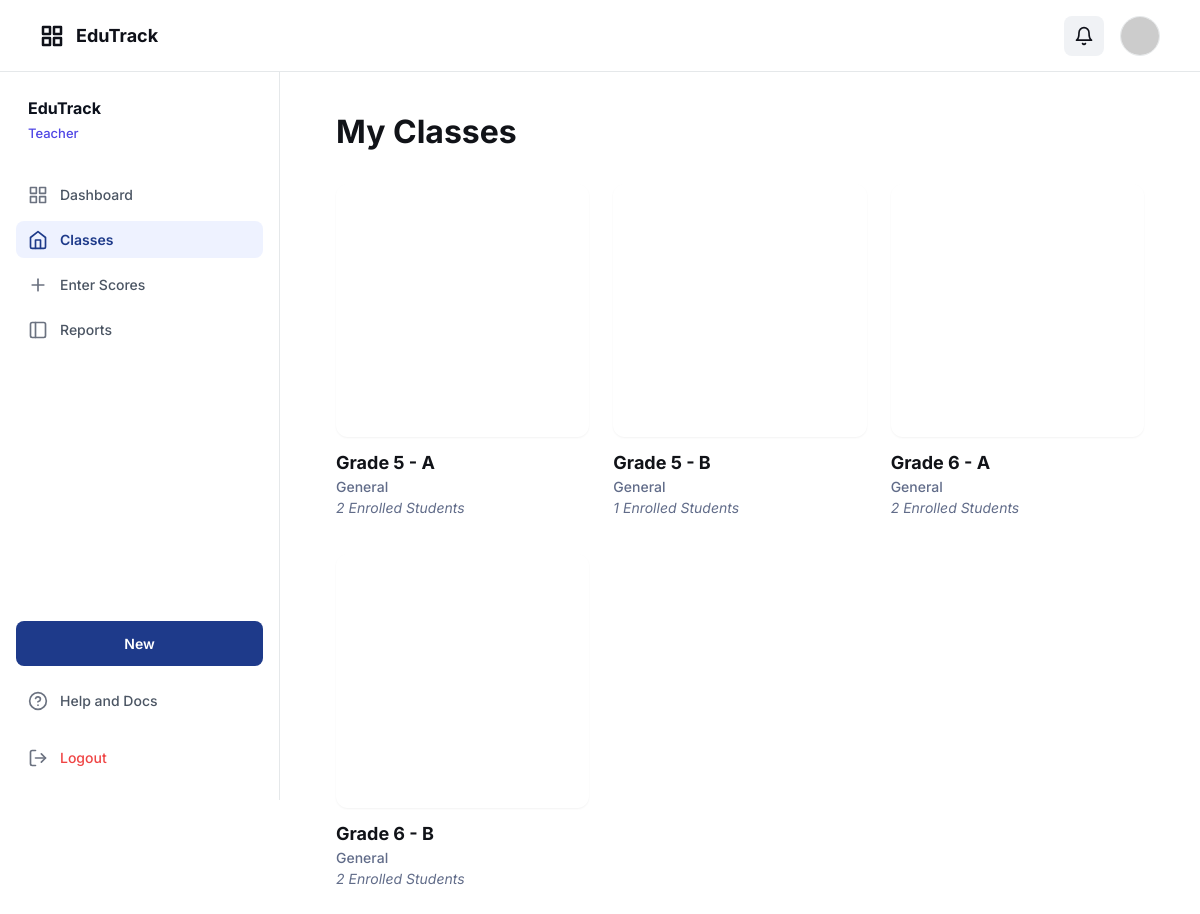
The app's page /school_app/index.php?controller=teacher&action=classes (signed in) with its own data.
### tables this page shows
CREATE TABLE classes (
  id BIGINT UNSIGNED NOT NULL AUTO_INCREMENT,
  grade_id TINYINT UNSIGNED NOT NULL,
  name VARCHAR(40) NOT NULL,    
  room VARCHAR(40) NULL,
  is_active TINYINT(1) NOT NULL DEFAULT 1,

  created_at TIMESTAMP NOT NULL DEFAULT CURRENT_TIMESTAMP,
  updated_at TIMESTAMP NOT NULL DEFAULT CURRENT_TIMESTAMP ON UPDATE CURRENT_TIMESTAMP,

  PRIMARY KEY (id),
  UNIQUE KEY uq_classes_grade_name (grade_id, name),
  KEY idx_classes_grade (grade_id),
  CONSTRAINT fk_classes_grade FOREIGN KEY (grade_id) REFERENCES grades(id) ON DELETE RESTRICT
);

CREATE TABLE grades (
  id TINYINT UNSIGNED NOT NULL,
  grade_number TINYINT UNSIGNED NOT NULL,  
  name VARCHAR(20) NOT NULL,               
  PRIMARY KEY (id),
  UNIQUE KEY uq_grades_grade_number (grade_number),
  UNIQUE KEY uq_grades_name (name),
  CONSTRAINT chk_grade_number CHECK (grade_number BETWEEN 1 AND 6)
);

### school_app/controllers/TeacherController.php (called while the page is built, shortened)
<?php
class TeacherController
{
    public function classes()
    {
        $db = Database::connect();
        $yearStmt = $db->query("SELECT id FROM school_years WHERE is_current = 1 LIMIT 1");
        $currentYear = $yearStmt->fetch(PDO::FETCH_OBJ);
        $schoolYearId = $currentYear ? $currentYear->id : 0;
        $stmt = $db->prepare("
            SELECT DISTINCT c.*, g.name as grade_name, g.grade_number
            FROM classes c
            JOIN grades g ON c.grade_id = g.id
            JOIN enrollments e ON c.id = e.class_id
            WHERE c.is_active = 1 AND e.school_year_id = ? AND e.status = 'ACTIVE'
            ORDER BY g.grade_number, c.name
        ");
        $stmt->execute([$schoolYearId]);
        $classes = $stmt->fetchAll(PDO::FETCH_OBJ);
        foreach ($classes as $class) {
            $stmt = $db->prepare("
                SELECT COUNT(*) as count
                FROM enrollments e
                WHERE e.class_id = ? AND e.status = 'ACTIVE' AND e.school_year_id = ?
            ");
            $stmt->execute([$class->id, $schoolYearId]);
            $class->student_count = $stmt->fetch(PDO::FETCH_OBJ)->count;
            $stmt = $db->prepare("SELECT name FROM subjects WHERE grade_id = ? LIMIT 1");
            $stmt->execute([$class->grade_id]);
            $subj = $stmt->fetch(PDO::FETCH_OBJ);
            $class->primary_subject = $subj ? $subj->name : 'General';
        }
        return ['classes' => $classes];
    }
}

### school_app/views/teacher/classes.php (the view, shortened to what this page needs)
<?php
$classImages = [
    "https://lh3.googleusercontent.com/aida-public/AB6AXuC4KuUR2KlT8GwvrMMKR5sXPaf1jnvN228UNGIS_IL3kqcpqW6nTuAZMMaID_ggJowCveHqBjrcHcxhR0adYoLyNKQbkMzRWCAKd6C8y2wy1tYATE-nvfYhF0dHEbvzblPI8pPPq2ZqE9sz6BIyh_CNES3Zr0bT0FZHz6P5TvLRroaDEfHG1dVxzRvk3YrOO1u19RS02yPJIkG-tz2LZwXVUKUrJmTXXtO8RkeevJZUh_IzhbqSH-Jk-Q2qDb6_zVakHHfTdH_D_LM",
    "https://lh3.googleusercontent.com/aida-public/AB6AXuDgXcgy-ZmOHAkfC2dNkY_K1fv0j9LMT_tqV8Sqa2OEPX7C5-p74j6fGqXopR5Dl2zVqBm4j3RHG_VjlA9eaM71zZjjcf9Ez-YY6WsQJdyjReXACAUbanAkJ5NSBk2oTbmFFRjwgKCRNg63SGDTJ5vgHY5lsHkTBvxueUM-LIs8wdQVhOCPuljt-HhsBuNVtXme8KORRmXZxSmtDxteDM0A4Gxo38XG9Ihv_WArpgzNm4FNkFFyJ9mWsaf8Ol0lKTo8hiAUfJRBfzs",
    "https://lh3.googleusercontent.com/aida-public/AB6AXuAGigtYA4-9CKgZ-Z_NVEsVoU3RM8993lYwZ-gD3x6G0TSOijH9Fwf5PxNWdKazIOfR5yJ0O2o9FkJ6D8Bterl6voxmupAKBBPmUsfshU2P9UgD_TfptCkmqs9Wb65jzBfXLsxu9disgLsBFR6kT1dguOCZstjdc8FNRcff-e1RuNKRlkQ5Tzyi8l7-IWDybujazNeopIjXkYo9MsxYMblgmJGDoCm3xlYNqGxV2eOxmhCSlKx-YZO4Yqn4w71o_nl8XpZ1l2272a0"
];
?>
<script src="https://cdn.tailwindcss.com?plugins=forms,container-queries"></script>
<div class="layout-content-container flex flex-col w-full flex-1">
    <div class="flex flex-wrap justify-between gap-3 p-4">
        <p class="text-[#111318] tracking-light text-[32px] font-bold leading-tight min-w-72">My Classes</p>
    </div>
    <?php if (!empty($classes)): ?>
        <div class="grid grid-cols-[repeat(auto-fit,minmax(200px,1fr))] gap-6 p-4">
            <?php foreach ($classes as $index => $class):
                $imgUrl = $classImages[$index % count($classImages)];
                ?>
                <div class="flex flex-col gap-3 pb-3 group cursor-pointer"
                    onclick="window.location.href='index.php?controller=teacher&action=viewClass&id=<?php echo $class->id; ?>'">
                    <div class="w-full bg-center bg-no-repeat aspect-square bg-cover rounded-xl shadow-sm transition-transform group-hover:scale-[1.02]"
                        style='background-image: url("<?php echo $imgUrl; ?>");'></div>
                    <div>
                        <p class="text-[#111318] text-lg font-bold leading-normal">
                            <?php echo htmlspecialchars($class->grade_name . ' - ' . $class->name); ?>
                        </p>
                        <p class="text-[#616c89] text-sm font-medium leading-normal">
                            <?php echo htmlspecialchars($class->primary_subject); ?>
                        </p>
                        <p class="text-[#616c89] text-sm font-normal leading-normal italic">
                            <?php echo $class->student_count ?? 0; ?> Enrolled Students
                        </p>
                    </div>
                </div>
            <?php endforeach; ?>
        </div>
    <?php endif; ?>
</div>

### school_app/assets/css/app.css (style rules this page uses)
:root { --primary: #1e3a89; --primary-light: #e8eaf2; --bg-main: #f9f9f9; --bg-white: #ffffff; --text-main: #0f1119; --text-muted: #546691; --text-dark: #0c111c; --border-color: #e5e8ea; --border-input: #d1d6e5; --error: #ef4444; --success: #10b981; --spacing-xs: 4px; --spacing-sm: 8px; --spacing-md: 12px; --spacing-lg: 16px; --spacing-xl: 20px; --spacing-2xl: 24px; --spacing-4xl: 40px; --font-family: "Inter", -apple-system, BlinkMacSystemFont, "Segoe UI", Roboto, sans-serif; --font-size-xs: 12px; --font-size-sm: 14px; --font-size-md: 16px; --font-size-lg: 18px; --font-size-xl: 24px; --font-size-2xl: 28px; --font-size-3xl: 32px; }
* { -webkit-font-smoothing: antialiased; box-sizing: border-box; }
html, body { margin: 0; padding: 0; height: 100%; font-family: var(--font-family); background-color: var(--bg-white); color: var(--text-main); }
.w-full { width: 100%; }

### records on screen
classes: grade+name "Grade 5 - A", primary_subject "General", student_count "2"
classes: grade+name "Grade 5 - B", primary_subject "General", student_count "1"
classes: grade+name "Grade 6 - A", primary_subject "General", student_count "2"
classes: grade+name "Grade 6 - B", primary_subject "General", student_count "2"

### other values on screen
$displayRole "Teacher"
